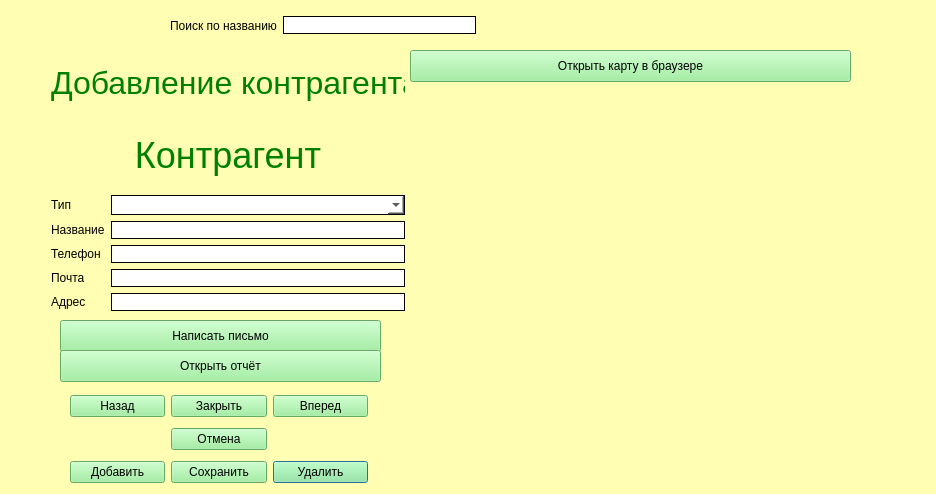
<?xml version="1.0" encoding="UTF-8"?>
<ui version="4.0">
 <class>CounterpartyForm</class>
 <widget class="QDialog" name="CounterpartyForm">
  <property name="geometry">
   <rect>
    <x>0</x>
    <y>0</y>
    <width>936</width>
    <height>494</height>
   </rect>
  </property>
  <property name="windowTitle">
   <string>Dialog</string>
  </property>
  <property name="styleSheet">
   <string notr="true">background-color:rgb(255, 254, 178);
</string>
  </property>
  <widget class="QWidget" name="layoutWidget">
   <property name="geometry">
    <rect>
     <x>51</x>
     <y>50</y>
     <width>354</width>
     <height>261</height>
    </rect>
   </property>
   <layout class="QGridLayout" name="gridLayout">
    <item row="3" column="1">
     <widget class="QLineEdit" name="leName">
      <property name="styleSheet">
       <string notr="true">border: 1px solid black; background-color:white;
</string>
      </property>
     </widget>
    </item>
    <item row="2" column="1">
     <widget class="QComboBox" name="comboBoxType">
      <property name="styleSheet">
       <string notr="true">background-color:white; border: 1px solid black; border-radius: 0px; padding: 1px;</string>
      </property>
     </widget>
    </item>
    <item row="5" column="0">
     <widget class="QLabel" name="lbEmail">
      <property name="text">
       <string>Почта</string>
      </property>
     </widget>
    </item>
    <item row="4" column="0">
     <widget class="QLabel" name="lbUsed">
      <property name="text">
       <string>Телефон</string>
      </property>
     </widget>
    </item>
    <item row="2" column="0">
     <widget class="QLabel" name="lbType">
      <property name="text">
       <string>Тип</string>
      </property>
     </widget>
    </item>
    <item row="6" column="0">
     <widget class="QLabel" name="lbAddress">
      <property name="text">
       <string>Адрес</string>
      </property>
     </widget>
    </item>
    <item row="1" column="0" colspan="2">
     <widget class="QLabel" name="label_3">
      <property name="styleSheet">
       <string notr="true">color:green;
font-size: 36px</string>
      </property>
      <property name="text">
       <string>&lt;html&gt;&lt;head/&gt;&lt;body&gt;&lt;p align=&quot;center&quot;&gt;Контрагент&lt;/p&gt;&lt;/body&gt;&lt;/html&gt;</string>
      </property>
     </widget>
    </item>
    <item row="3" column="0">
     <widget class="QLabel" name="lbName">
      <property name="text">
       <string>Название</string>
      </property>
     </widget>
    </item>
    <item row="6" column="1">
     <widget class="QLineEdit" name="teAddress">
      <property name="styleSheet">
       <string notr="true">border: 1px solid black; background-color:white;
</string>
      </property>
     </widget>
    </item>
    <item row="4" column="1">
     <widget class="QLineEdit" name="lePhoneNumber">
      <property name="styleSheet">
       <string notr="true">border: 1px solid black; background-color:white;
</string>
      </property>
     </widget>
    </item>
    <item row="5" column="1">
     <widget class="QLineEdit" name="leEmail">
      <property name="styleSheet">
       <string notr="true">border: 1px solid black; background-color:white;
</string>
      </property>
     </widget>
    </item>
    <item row="0" column="0" colspan="2">
     <widget class="QLabel" name="label_4">
      <property name="styleSheet">
       <string notr="true">color:green;
font-size: 36px</string>
      </property>
      <property name="text">
       <string>&lt;html&gt;&lt;head/&gt;&lt;body&gt;&lt;p align=&quot;center&quot;&gt;&lt;span style=&quot; font-size:24pt;&quot;&gt;Добавление контрагента&lt;/span&gt;&lt;/p&gt;&lt;/body&gt;&lt;/html&gt;</string>
      </property>
     </widget>
    </item>
   </layout>
  </widget>
  <widget class="QWidget" name="layoutWidget_2">
   <property name="geometry">
    <rect>
     <x>70</x>
     <y>390</y>
     <width>298</width>
     <height>100</height>
    </rect>
   </property>
   <layout class="QGridLayout" name="gridLayout_2">
    <item row="2" column="2">
     <widget class="QPushButton" name="delete_2">
      <property name="styleSheet">
       <string notr="true">color: black;
background-color: lightgreen</string>
      </property>
      <property name="text">
       <string>Удалить</string>
      </property>
     </widget>
    </item>
    <item row="2" column="1">
     <widget class="QPushButton" name="save">
      <property name="styleSheet">
       <string notr="true">color: black;
background-color: lightgreen</string>
      </property>
      <property name="text">
       <string>Сохранить</string>
      </property>
     </widget>
    </item>
    <item row="2" column="0">
     <widget class="QPushButton" name="add">
      <property name="styleSheet">
       <string notr="true">color: black;
background-color: lightgreen</string>
      </property>
      <property name="text">
       <string>Добавить</string>
      </property>
     </widget>
    </item>
    <item row="0" column="0">
     <widget class="QPushButton" name="previous">
      <property name="styleSheet">
       <string notr="true">color: black;
background-color: lightgreen</string>
      </property>
      <property name="text">
       <string>Назад</string>
      </property>
     </widget>
    </item>
    <item row="0" column="1">
     <widget class="QPushButton" name="logout">
      <property name="styleSheet">
       <string notr="true">color: black;
background-color: lightgreen</string>
      </property>
      <property name="text">
       <string>Закрыть</string>
      </property>
     </widget>
    </item>
    <item row="0" column="2">
     <widget class="QPushButton" name="next">
      <property name="styleSheet">
       <string notr="true">color: black;
background-color: lightgreen</string>
      </property>
      <property name="text">
       <string>Вперед</string>
      </property>
     </widget>
    </item>
    <item row="1" column="1">
     <widget class="QPushButton" name="cancel">
      <property name="styleSheet">
       <string notr="true">color: black;
background-color: lightgreen</string>
      </property>
      <property name="text">
       <string>Отмена</string>
      </property>
     </widget>
    </item>
   </layout>
  </widget>
  <widget class="QWidget" name="layoutWidget_3">
   <property name="geometry">
    <rect>
     <x>170</x>
     <y>10</y>
     <width>306</width>
     <height>31</height>
    </rect>
   </property>
   <layout class="QHBoxLayout" name="horizontalLayout">
    <item>
     <widget class="QLabel" name="label">
      <property name="text">
       <string>Поиск по названию</string>
      </property>
     </widget>
    </item>
    <item>
     <widget class="QLineEdit" name="lineEditSearch">
      <property name="styleSheet">
       <string notr="true">border: 1px solid black; background-color:white;
</string>
      </property>
     </widget>
    </item>
   </layout>
  </widget>
  <widget class="QWidget" name="widgetMap" native="true">
   <property name="geometry">
    <rect>
     <x>410</x>
     <y>90</y>
     <width>441</width>
     <height>341</height>
    </rect>
   </property>
  </widget>
  <widget class="QPushButton" name="openMail">
   <property name="geometry">
    <rect>
     <x>60</x>
     <y>320</y>
     <width>321</width>
     <height>32</height>
    </rect>
   </property>
   <property name="styleSheet">
    <string notr="true">color: black;
background-color: lightgreen</string>
   </property>
   <property name="text">
    <string>Написать письмо</string>
   </property>
  </widget>
  <widget class="QPushButton" name="openMapButton">
   <property name="geometry">
    <rect>
     <x>410</x>
     <y>50</y>
     <width>441</width>
     <height>32</height>
    </rect>
   </property>
   <property name="styleSheet">
    <string notr="true">color: black;
background-color: lightgreen</string>
   </property>
   <property name="text">
    <string>Открыть карту в браузере</string>
   </property>
  </widget>
  <widget class="QPushButton" name="report">
   <property name="geometry">
    <rect>
     <x>60</x>
     <y>350</y>
     <width>321</width>
     <height>32</height>
    </rect>
   </property>
   <property name="styleSheet">
    <string notr="true">color: black;
background-color: lightgreen</string>
   </property>
   <property name="text">
    <string>Открыть отчёт</string>
   </property>
  </widget>
 </widget>
 <resources/>
 <connections/>
</ui>
